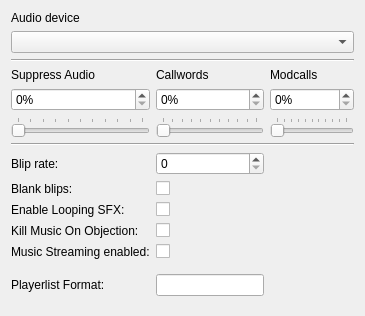
     <widget class="QWidget" name="audio_tab">
      <attribute name="title">
       <string>Audio</string>
      </attribute>
      <layout class="QGridLayout" name="gridLayout_2">
       <item row="16" column="1">
        <widget class="QCheckBox" name="objectmusic_cb">
         <property name="text">
          <string/>
         </property>
        </widget>
       </item>
       <item row="15" column="1">
        <widget class="QCheckBox" name="loopsfx_cb">
         <property name="text">
          <string/>
         </property>
        </widget>
       </item>
       <item row="17" column="0">
        <widget class="QLabel" name="disablestreams_lbl">
         <property name="toolTip">
          <string>If true, AO2 will not play any streamed audio and show that streaming is disabled.</string>
         </property>
         <property name="text">
          <string>Music Streaming enabled:</string>
         </property>
        </widget>
       </item>
       <item row="13" column="0">
        <widget class="QLabel" name="bliprate_lbl">
         <property name="toolTip">
          <string>Sets the delay between playing the blip sounds.</string>
         </property>
         <property name="text">
          <string>Blip rate:</string>
         </property>
        </widget>
       </item>
       <item row="14" column="0">
        <widget class="QLabel" name="blank_blips_lbl">
         <property name="toolTip">
          <string>If true, the game will play a blip sound even when a space is 'being said'.</string>
         </property>
         <property name="text">
          <string>Blank blips:</string>
         </property>
        </widget>
       </item>
       <item row="13" column="1">
        <widget class="QSpinBox" name="bliprate_spinbox">
         <property name="toolTip">
          <string>Play a blip sound \&quot;once per every X symbols\&quot;, where X is the blip rate. 0 plays a blip sound only once.</string>
         </property>
        </widget>
       </item>
       <item row="17" column="1">
        <widget class="QCheckBox" name="disablestreams_cb">
         <property name="text">
          <string/>
         </property>
        </widget>
       </item>
       <item row="16" column="0">
        <widget class="QLabel" name="objectmusic_lbl">
         <property name="toolTip">
          <string>If true, AO2 will ask the server to stop music when you use 'Objection!'</string>
         </property>
         <property name="text">
          <string>Kill Music On Objection:</string>
         </property>
        </widget>
       </item>
       <item row="15" column="0">
        <widget class="QLabel" name="loopsfx_lbl">
         <property name="toolTip">
          <string>If true, the game will allow looping sound effects to play on preanimations.</string>
         </property>
         <property name="text">
          <string>Enable Looping SFX:</string>
         </property>
        </widget>
       </item>
       <item row="14" column="1">
        <widget class="QCheckBox" name="blank_blips_cb">
         <property name="text">
          <string/>
         </property>
        </widget>
       </item>
       <item row="0" column="0">
        <widget class="QLabel" name="audio_device_lbl">
         <property name="text">
          <string>Audio device</string>
         </property>
        </widget>
       </item>
       <item row="8" column="2">
        <widget class="QLabel" name="modcalls_audio_lbl">
         <property name="toolTip">
          <string>Sets the volume of the blips, the talking sound effects.</string>
         </property>
         <property name="text">
          <string>Modcalls</string>
         </property>
        </widget>
       </item>
       <item row="10" column="0">
        <widget class="QSlider" name="suppress_audio_slider">
         <property name="maximum">
          <number>100</number>
         </property>
         <property name="orientation">
          <enum>Qt::Orientation::Horizontal</enum>
         </property>
         <property name="tickPosition">
          <enum>QSlider::TickPosition::TicksAbove</enum>
         </property>
         <property name="tickInterval">
          <number>0</number>
         </property>
        </widget>
       </item>
       <item row="9" column="0">
        <widget class="QSpinBox" name="suppress_audio_spinbox">
         <property name="suffix">
          <string>%</string>
         </property>
         <property name="maximum">
          <number>100</number>
         </property>
        </widget>
       </item>
       <item row="9" column="1">
        <widget class="QSpinBox" name="callwords_audio_spinbox">
         <property name="suffix">
          <string>%</string>
         </property>
         <property name="maximum">
          <number>100</number>
         </property>
        </widget>
       </item>
       <item row="8" column="1">
        <widget class="QLabel" name="callwords_audio_lbl">
         <property name="toolTip">
          <string>How much of the volume to suppress when client is not in focus.</string>
         </property>
         <property name="text">
          <string>Callwords</string>
         </property>
        </widget>
       </item>
       <item row="10" column="1">
        <widget class="QSlider" name="callwords_audio_slider">
         <property name="maximum">
          <number>100</number>
         </property>
         <property name="orientation">
          <enum>Qt::Orientation::Horizontal</enum>
         </property>
         <property name="tickPosition">
          <enum>QSlider::TickPosition::TicksAbove</enum>
         </property>
        </widget>
       </item>
       <item row="10" column="2">
        <widget class="QSlider" name="modcalls_audio_slider">
         <property name="maximum">
          <number>100</number>
         </property>
         <property name="orientation">
          <enum>Qt::Orientation::Horizontal</enum>
         </property>
         <property name="tickPosition">
          <enum>QSlider::TickPosition::TicksAbove</enum>
         </property>
        </widget>
       </item>
       <item row="9" column="2">
        <widget class="QSpinBox" name="modcalls_audio_spinbox">
         <property name="suffix">
          <string>%</string>
         </property>
         <property name="maximum">
          <number>100</number>
         </property>
        </widget>
       </item>
       <item row="7" column="0" colspan="3">
        <widget class="QFrame" name="audio_volume_divider">
         <property name="frameShape">
          <enum>QFrame::Shape::HLine</enum>
         </property>
         <property name="frameShadow">
          <enum>QFrame::Shadow::Sunken</enum>
         </property>
        </widget>
       </item>
       <item row="12" column="0" colspan="3">
        <widget class="QFrame" name="volume_blip_divider">
         <property name="frameShape">
          <enum>QFrame::Shape::HLine</enum>
         </property>
         <property name="frameShadow">
          <enum>QFrame::Shadow::Sunken</enum>
         </property>
        </widget>
       </item>
       <item row="8" column="0">
        <widget class="QLabel" name="suppress_audio_lbl">
         <property name="toolTip">
          <string>How much of the volume to suppress when client is not in focus.</string>
         </property>
         <property name="text">
          <string>Suppress Audio</string>
         </property>
        </widget>
       </item>
       <item row="18" column="1">
        <spacer name="verticalSpacer">
         <property name="orientation">
          <enum>Qt::Orientation::Vertical</enum>
         </property>
         <property name="sizeHint" stdset="0">
          <size>
           <width>20</width>
           <height>40</height>
          </size>
         </property>
        </spacer>
       </item>
       <item row="1" column="0" colspan="3">
        <widget class="QComboBox" name="audio_device_combobox"/>
       </item>
       <item row="18" column="0">
        <widget class="QLabel" name="playerlist_format_lbl">
         <property name="toolTip">
          <string>&lt;html&gt;&lt;head/&gt;&lt;body&gt;Set the format for the player list to use.&lt;br&gt;&lt;br&gt;Valid fields are:&lt;br&gt;{id} - Client ID&lt;br&gt;{displayname} - Character display name&lt;br&gt;{character} - Character folder name&lt;br&gt;{username} - Out-of-character name&lt;br&gt;(Note: Some servers may hide out-of-character names.)&lt;/body&gt;&lt;/html&gt;</string>
         </property>
         <property name="text">
          <string>Playerlist Format:</string>
         </property>
        </widget>
       </item>
       <item row="18" column="1">
        <widget class="QLineEdit" name="playerlist_format_edit"/>
       </item>
      </layout>
     </widget>
